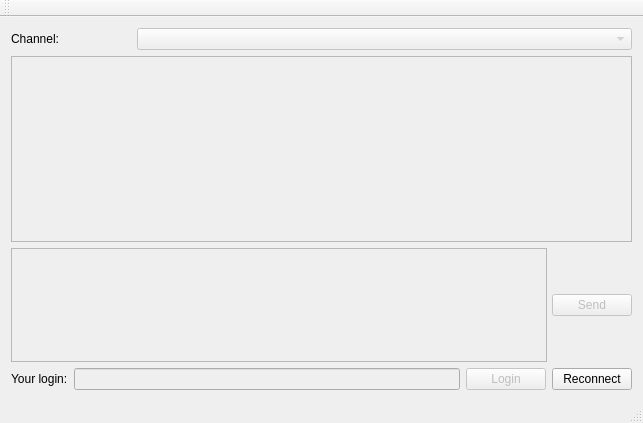
<?xml version="1.0" encoding="UTF-8"?>
<ui version="4.0">
 <class>MainWindow</class>
 <widget class="QMainWindow" name="MainWindow">
  <property name="geometry">
   <rect>
    <x>0</x>
    <y>0</y>
    <width>643</width>
    <height>423</height>
   </rect>
  </property>
  <property name="windowTitle">
   <string>MainWindow</string>
  </property>
  <widget class="QWidget" name="centralWidget">
   <layout class="QGridLayout" name="gridLayout">
    <item row="0" column="0">
     <layout class="QHBoxLayout" name="horizontalLayout_3">
      <item>
       <widget class="QLabel" name="label_2">
        <property name="maximumSize">
         <size>
          <width>120</width>
          <height>16777215</height>
         </size>
        </property>
        <property name="text">
         <string>Channel:</string>
        </property>
       </widget>
      </item>
      <item>
       <widget class="QComboBox" name="cbChannel">
        <property name="enabled">
         <bool>false</bool>
        </property>
       </widget>
      </item>
     </layout>
    </item>
    <item row="1" column="0">
     <widget class="QTextBrowser" name="tbMainText">
      <property name="enabled">
       <bool>false</bool>
      </property>
      <property name="openLinks">
       <bool>false</bool>
      </property>
     </widget>
    </item>
    <item row="2" column="0">
     <layout class="QHBoxLayout" name="horizontalLayout_2" stretch="0,0">
      <property name="spacing">
       <number>5</number>
      </property>
      <item>
       <widget class="QPlainTextEdit" name="teMsg">
        <property name="enabled">
         <bool>false</bool>
        </property>
        <property name="maximumSize">
         <size>
          <width>16777215</width>
          <height>120</height>
         </size>
        </property>
       </widget>
      </item>
      <item>
       <widget class="QPushButton" name="pbSend">
        <property name="enabled">
         <bool>false</bool>
        </property>
        <property name="maximumSize">
         <size>
          <width>101</width>
          <height>16777215</height>
         </size>
        </property>
        <property name="text">
         <string>Send</string>
        </property>
       </widget>
      </item>
     </layout>
    </item>
    <item row="3" column="0">
     <layout class="QHBoxLayout" name="horizontalLayout">
      <item>
       <widget class="QLabel" name="label">
        <property name="maximumSize">
         <size>
          <width>120</width>
          <height>16777215</height>
         </size>
        </property>
        <property name="text">
         <string>Your login:</string>
        </property>
       </widget>
      </item>
      <item>
       <widget class="QLineEdit" name="leLogin">
        <property name="enabled">
         <bool>false</bool>
        </property>
       </widget>
      </item>
      <item>
       <widget class="QPushButton" name="pbLogin">
        <property name="enabled">
         <bool>false</bool>
        </property>
        <property name="maximumSize">
         <size>
          <width>80</width>
          <height>16777215</height>
         </size>
        </property>
        <property name="text">
         <string>Login</string>
        </property>
       </widget>
      </item>
      <item>
       <widget class="QPushButton" name="pbReconnect">
        <property name="maximumSize">
         <size>
          <width>80</width>
          <height>16777215</height>
         </size>
        </property>
        <property name="text">
         <string>Reconnect</string>
        </property>
       </widget>
      </item>
     </layout>
    </item>
   </layout>
  </widget>
  <widget class="QMenuBar" name="menuBar">
   <property name="geometry">
    <rect>
     <x>0</x>
     <y>0</y>
     <width>643</width>
     <height>21</height>
    </rect>
   </property>
  </widget>
  <widget class="QToolBar" name="mainToolBar">
   <attribute name="toolBarArea">
    <enum>TopToolBarArea</enum>
   </attribute>
   <attribute name="toolBarBreak">
    <bool>false</bool>
   </attribute>
  </widget>
  <widget class="QStatusBar" name="statusBar"/>
 </widget>
 <layoutdefault spacing="6" margin="11"/>
 <resources/>
 <connections/>
</ui>
